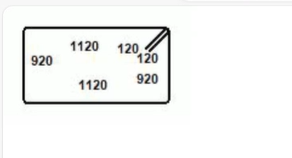
#> input picture Image Analytics/4.png, 292 x 158 px
$ jupyter execute Rect_CAB_Final.ipynb   (older library calls are emulated)
#> lines starting #> are read from the running program, lines starting #| are printed output that depends on the picture; after the words box and inside, x2 and y2 are one past the last pixel; in counts of white or black regions, pixels touching at a corner belong together
### Found out number of bends after preprocessing using Shi-Tomasi corner detection

[cell 1]
import cv2
import os
import numpy as np
import matplotlib.pyplot as plt

[cell 2]
image_path = "4.png"

# Load the image
img = cv2.imread(image_path)
#> img is the input picture: shape (158, 292, 3); mean B, G, R 243.4, 244.5, 243.5
if not os.path.exists(image_path):
  raise FileNotFoundError(f"The image file '{img_path}' does not exist.")

# Grayscale Image
gray = cv2.cvtColor(img, cv2.COLOR_BGR2GRAY)
gray = cv2.bilateralFilter(gray, 30, 63, 3)
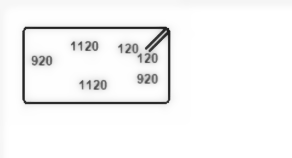
#> gray: shape (158, 292); min 29, max 255, mean 244.8
# 30,63,10
plt.imshow(gray, cmap='gray')

[cell 3]
# Laplacian
lap = cv2.Laplacian(gray, cv2.CV_64F)
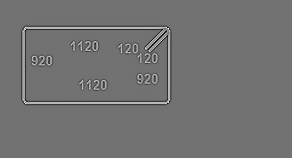
#> lap: shape (158, 292) float64; min -268, max 330, mean 0; drawn with min black and max white
lap = np.uint8(np.absolute(lap))
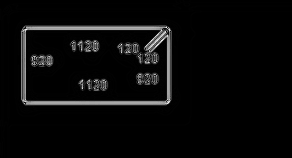
#> lap: shape (158, 292); min 0, max 255, mean 9.5

# Dilation kernel and iterations
dilation_kernel = np.ones((2, 2), np.uint8)
dilation_iterations = 5 # Number of dilation iterations

dilated_img = cv2.dilate(gray, dilation_kernel, dilation_iterations)
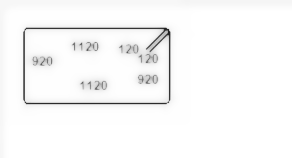
#> dilated_img: shape (158, 292); min 32, max 255, mean 248.2
plt.imshow(dilated_img)

[cell 4]
# Contour Detection
contours, hierarchy = cv2.findContours(dilated_img, cv2.RETR_EXTERNAL, cv2.CHAIN_APPROX_SIMPLE)
#> contours = [[[0, 0], [0, 157], [291, 157], [291, 0]]]

# Remove small objects by calculating the perimeter
perimeter_threshold = 60  # Adjust this threshold as needed
filtered_contours = [cnt for cnt in contours if cv2.arcLength(cnt, True) > perimeter_threshold]
#> filtered_contours = [[[0, 0], [0, 157], [291, 157], [291, 0]]]

# Draw contours on a white background
white_background = np.ones_like(img) * 255
contour_image = cv2.drawContours(white_background, filtered_contours, -1, (0, 0, 0), 2)
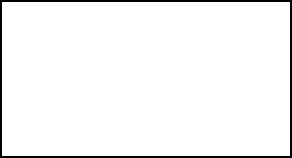
#> contour_image: shape (158, 292, 3); 96.1% white; 1 black region, box (x1, y1, x2, y2) and area: (0, 0, 292, 158) 1784

# Threshold
threshold_value = 87 #45
_, thresh = cv2.threshold(dilated_img, threshold_value, 255, cv2.THRESH_BINARY_INV)
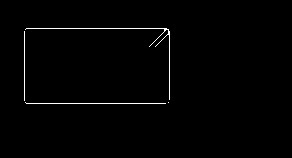
#> thresh: shape (158, 292); 1% white in thin lines or dots, all inside (x1, y1, x2, y2) = (24, 28, 170, 104)

# Remove noise
kernel = cv2.getStructuringElement(cv2.MORPH_RECT, (1, 1))
thresh = cv2.morphologyEx(thresh, cv2.MORPH_OPEN, kernel)

kernel = np.ones((1, 1), dtype=np.uint8)
closed_binary = cv2.morphologyEx(img, cv2.MORPH_CLOSE, kernel, iterations=2)

# Invert the mask to create a mask for numbers
mask = cv2.bitwise_not(thresh)

# Use Shi-Tomasi corner detection
corners = cv2.goodFeaturesToTrack(mask, maxCorners=100, qualityLevel=0.01, minDistance=10)
#> corners = [[164, 29], [166, 103], [25, 101], [25, 30], [155, 47]]
corners = np.int0(corners)

# Draw corners on the mask image
mask_with_corners = cv2.cvtColor(mask, cv2.COLOR_GRAY2BGR)
for corner in corners:
    x, y = corner.ravel()
    cv2.circle(mask_with_corners, (x, y), 3, (0, 0, 255), -1)
#> this loop made 5 passes
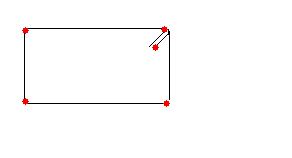
#> mask_with_corners: shape (158, 292, 3); mean B, G, R 251.8, 251.8, 252.6

# Count the number of corners detected and calculate the number of bends
num_corners = len(corners)
#> num_corners = 5
num_bends = num_corners # Subtract 2 from the number of corners since ends are not bends
#> num_bends = 5

cv2.waitKey(0)
cv2.destroyAllWindows()

[cell 5]
# Plotting
plt.figure(figsize=(15, 6))

# Plot the original image
plt.subplot(2, 3, 1)
plt.imshow(mask, cmap='gray')
plt.title('Output')

# Plot the Adaptive Binary image
plt.subplot(2, 3, 2)
plt.imshow(lap, cmap='gray')
plt.title('Edge Detection')

# # Plot the image without numbers
plt.subplot(2, 3, 3)
plt.imshow(thresh, cmap='gray')
plt.title('Binary')

# Plot the mask image with detected corners
plt.subplot(2, 3, 4)
plt.imshow(cv2.cvtColor(mask_with_corners, cv2.COLOR_BGR2RGB))
plt.title(f'Number of bends: {num_bends}')

# Show the plots
plt.show()
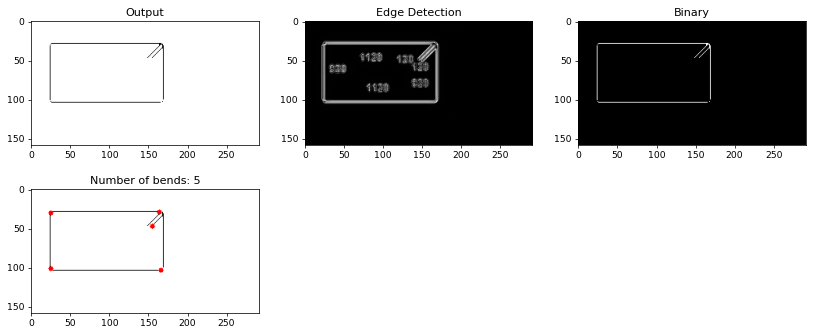
#> figure drawn by matplotlib, 4 panels

cv2.imwrite("rect_CAB_output.jpg", mask)
cv2.imwrite("rect_CAB_bends.jpg", mask_with_corners)
#> Out = True

[cell 6]
import cv2
import os
import numpy as np
import matplotlib.pyplot as plt

image_path = "4.png"

# Load the image
img = cv2.imread(image_path)
if not os.path.exists(image_path):
  raise FileNotFoundError(f"The image file '{img_path}' does not exist.")

# Grayscale Image
gray = cv2.cvtColor(img, cv2.COLOR_BGR2GRAY)
gray = cv2.bilateralFilter(gray, 30, 63, 3)
# 30,63,10
plt.imshow(gray, cmap='gray')

# Laplacian
lap = cv2.Laplacian(gray, cv2.CV_64F)
lap = np.uint8(np.absolute(lap))

# Dilation kernel and iterations
dilation_kernel = np.ones((2, 2), np.uint8)
dilation_iterations = 5 # Number of dilation iterations

dilated_img = cv2.dilate(gray, dilation_kernel, dilation_iterations)
plt.imshow(dilated_img)

# Contour Detection
contours, hierarchy = cv2.findContours(dilated_img, cv2.RETR_EXTERNAL, cv2.CHAIN_APPROX_SIMPLE)

# Remove small objects by calculating the perimeter
perimeter_threshold = 60  # Adjust this threshold as needed
filtered_contours = [cnt for cnt in contours if cv2.arcLength(cnt, True) > perimeter_threshold]

# Draw contours on a white background
white_background = np.ones_like(img) * 255
contour_image = cv2.drawContours(white_background, filtered_contours, -1, (0, 0, 0), 2)

# Threshold
threshold_value = 87 #45
_, thresh = cv2.threshold(dilated_img, threshold_value, 255, cv2.THRESH_BINARY_INV)

# Remove noise
kernel = cv2.getStructuringElement(cv2.MORPH_RECT, (1, 1))
#> kernel = [1]
thresh = cv2.morphologyEx(thresh, cv2.MORPH_OPEN, kernel)

kernel = np.ones((1, 1), dtype=np.uint8)
closed_binary = cv2.morphologyEx(img, cv2.MORPH_CLOSE, kernel, iterations=2)

# Invert the mask to create a mask for numbers
mask = cv2.bitwise_not(thresh)

# Use Shi-Tomasi corner detection
corners = cv2.goodFeaturesToTrack(mask, maxCorners=100, qualityLevel=0.01, minDistance=10)
corners = np.int0(corners)

# Draw corners on the mask image
mask_with_corners = cv2.cvtColor(mask, cv2.COLOR_GRAY2BGR)
for corner in corners:
    x, y = corner.ravel()
    cv2.circle(mask_with_corners, (x, y), 3, (0, 0, 255), -1)

# Count the number of corners detected and calculate the number of bends
num_corners = len(corners)
num_bends = num_corners # Subtract 2 from the number of corners since ends are not bends

cv2.waitKey(0)
cv2.destroyAllWindows()

# Plotting
plt.figure(figsize=(15, 6))

# Plot the original image
plt.subplot(2, 3, 1)
plt.imshow(mask, cmap='gray')
plt.title('Output')

# Plot the Adaptive Binary image
plt.subplot(2, 3, 2)
plt.imshow(lap, cmap='gray')
plt.title('Edge Detection')

# # Plot the image without numbers
plt.subplot(2, 3, 3)
plt.imshow(thresh, cmap='gray')
plt.title('Binary')

# Plot the mask image with detected corners
plt.subplot(2, 3, 4)
plt.imshow(cv2.cvtColor(mask_with_corners, cv2.COLOR_BGR2RGB))
plt.title(f'Number of bends: {num_bends}')

# Show the plots
plt.show()

cv2.imwrite("rect_CAB_output.jpg", mask)
cv2.imwrite("rect_CAB_bends.jpg", mask_with_corners)
#> Out = True

$ run again, with Image Analytics/3.png copied over Image Analytics/4.png
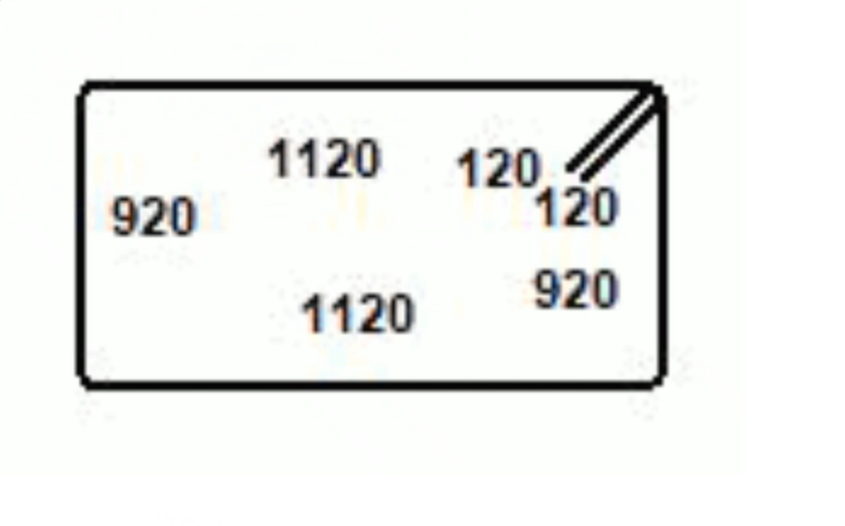
#> input picture Image Analytics/3.png, 845 x 526 px
#> img is the input picture: shape (526, 845, 3); mean B, G, R 236.6, 238.7, 237
#> contours = [[[0, 0], [0, 525], [844, 525], [844, 0]]]
#> contour_image: shape (526, 845, 3); 98.8% white; 1 black region, box (x1, y1, x2, y2) and area: (0, 0, 845, 526) 5468
#> `_, thresh = cv2.threshold(dilated_img, threshold_value, 255, cv2.THRES..`:
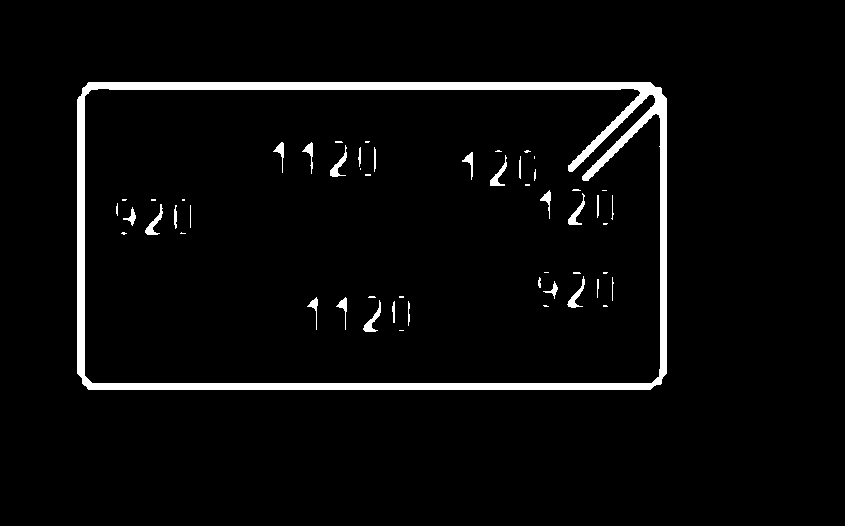
#> thresh: shape (526, 845); 3.9% white; 53 white regions (25 under 20 px), largest, box (x1, y1, x2, y2) and area: (77, 82, 667, 390) 14656, (363, 300, 381, 332) 175, (145, 204, 163, 235) 174
#> corners = 100 rows, first 8: [345, 298], [311, 143], [540, 200], [472, 152], [176, 205], [316, 297], [549, 190], [540, 287]
#> the loop `for corner in corners:` made 100 passes
#> num_corners = 100
#> `plt.show()`:
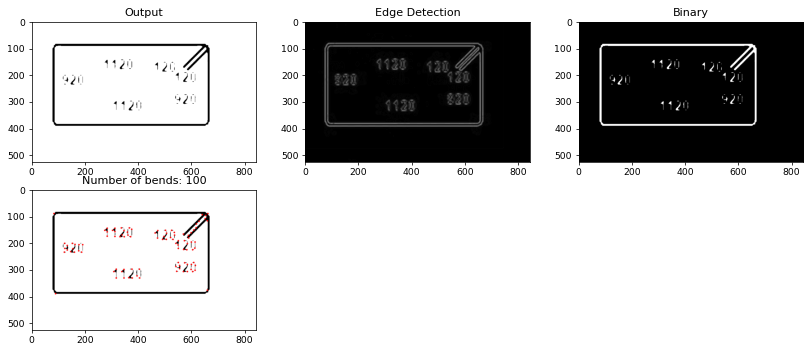
#> figure drawn by matplotlib, 4 panels
#> `cv2.imwrite("rect_CAB_bends.jpg", mask_with_corners)`: Out = True
#> kernel = [1]
#> `cv2.imwrite("rect_CAB_bends.jpg", mask_with_corners)`: Out = True

$ run again, with Image Analytics/2-transformed.png copied over Image Analytics/4.png
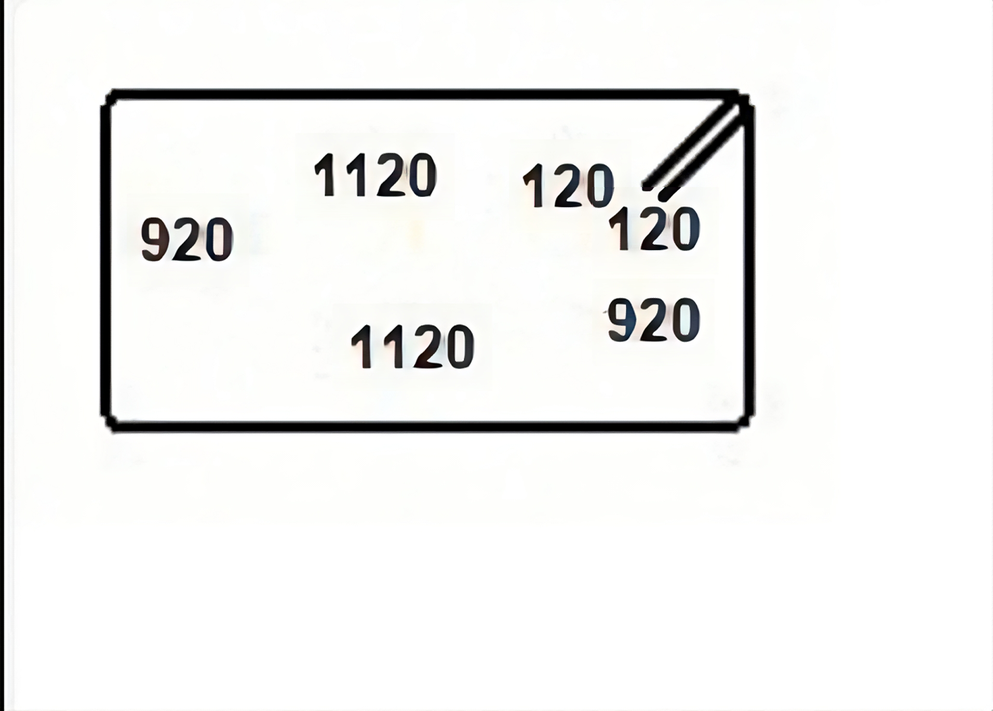
#> input picture Image Analytics/2-transformed.png, 993 x 711 px, shrunk from 1912 x 1368 before the run
#> img is the input picture: shape (711, 993, 3); mean B, G, R 239.7, 240.8, 240.7
#> contours = [[[0, 0], [0, 710], [992, 710], [992, 0]]]
#> contour_image: shape (711, 993, 3); 99% white; 1 black region, box (x1, y1, x2, y2) and area: (0, 0, 993, 711) 6800
#> `_, thresh = cv2.threshold(dilated_img, threshold_value, 255, cv2.THRES..`:
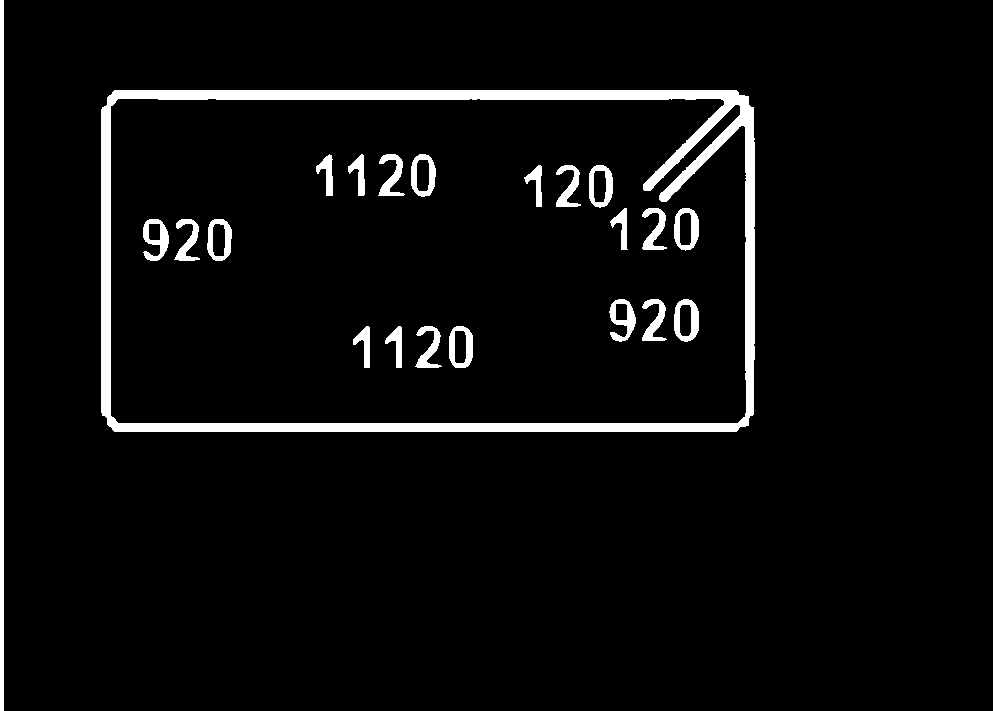
#> thresh: shape (711, 993); 4.6% white; 22 white regions, largest, box (x1, y1, x2, y2) and area: (101, 90, 755, 432) 20536, (0, 0, 4, 711) 2844, (674, 299, 699, 342) 573
#> corners = 100 rows, first 8: [404, 194], [417, 334], [144, 252], [354, 343], [386, 342], [611, 333], [625, 209], [557, 173]
#> the loop `for corner in corners:` made 100 passes
#> num_corners = 100
#> `plt.show()`:
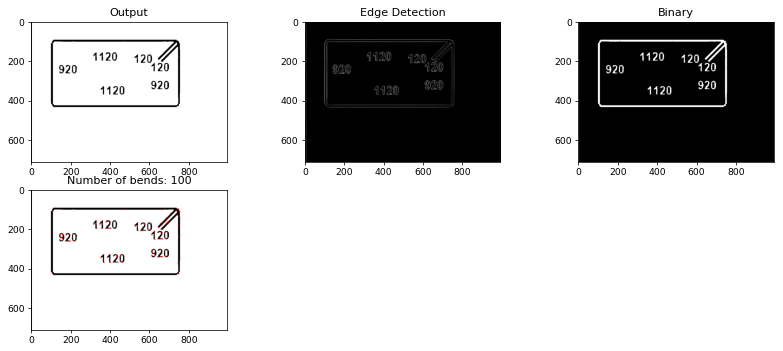
#> figure drawn by matplotlib, 4 panels
#> `cv2.imwrite("rect_CAB_bends.jpg", mask_with_corners)`: Out = True
#> kernel = [1]
#> `cv2.imwrite("rect_CAB_bends.jpg", mask_with_corners)`: Out = True
